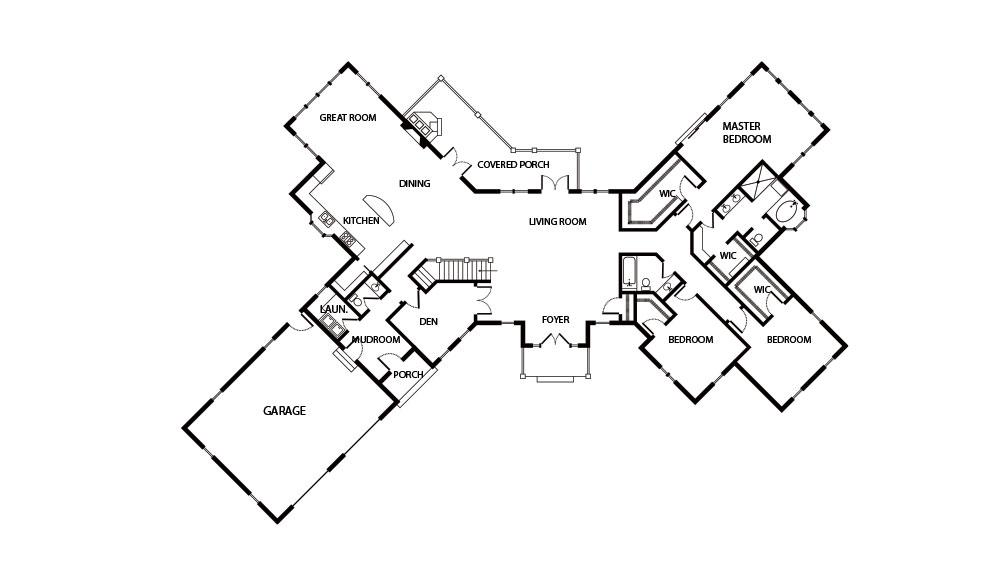
#> input picture Original_data/1.original_data/1.80.png, 1000 x 563 px, found by its file name
$ python '7.building contour to 3D.py'
#> lines starting #> are read from the running program, lines starting #| are printed output that depends on the picture; after the words box and inside, x2 and y2 are one past the last pixel; in counts of white or black regions, pixels touching at a corner belong together
import cv2
import numpy as np
import pyvista as pv
import matplotlib.pyplot as plt

# 提取独立闭合轮廓（仅保留核心逻辑）
def extract_contours(img_path, threshold=200):
#> called with threshold = 200
    img = cv2.imread(img_path)
#> img is the input picture: shape (563, 1000, 3); mean B, G, R 245.5, 245.5, 245.6
    gray = cv2.cvtColor(img, cv2.COLOR_BGR2GRAY)
    _, binary = cv2.threshold(gray, threshold, 255, cv2.THRESH_BINARY_INV)
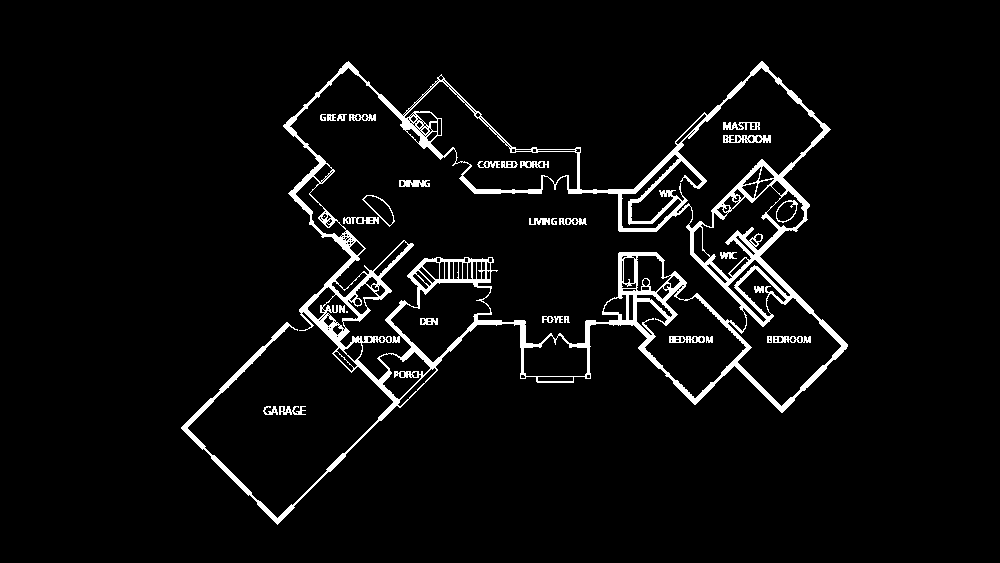
#> binary: shape (563, 1000); 4.7% white; 31 white regions (2 under 20 px)
    contours, _ = cv2.findContours(binary, cv2.RETR_EXTERNAL, cv2.CHAIN_APPROX_SIMPLE)
#> contours = 3 contours; box (x1, y1, x2, y2) and area: (181, 61, 848, 525) 123128, (279, 406, 306, 415) 88, (263, 406, 278, 415) 44

    # 筛选有效轮廓+绘制红色轮廓线
    valid_contours = []
    img_vis = img.copy()  # 用于绘制红色轮廓的画布
    for cnt in contours:
        if cv2.contourArea(cnt) > 100:
            valid_contours.append(cnt.reshape(-1, 2).astype(np.float32))
            cv2.drawContours(img_vis, [cnt], -1, (0, 0, 255), 2)  # 红色轮廓
#> this loop made 3 passes
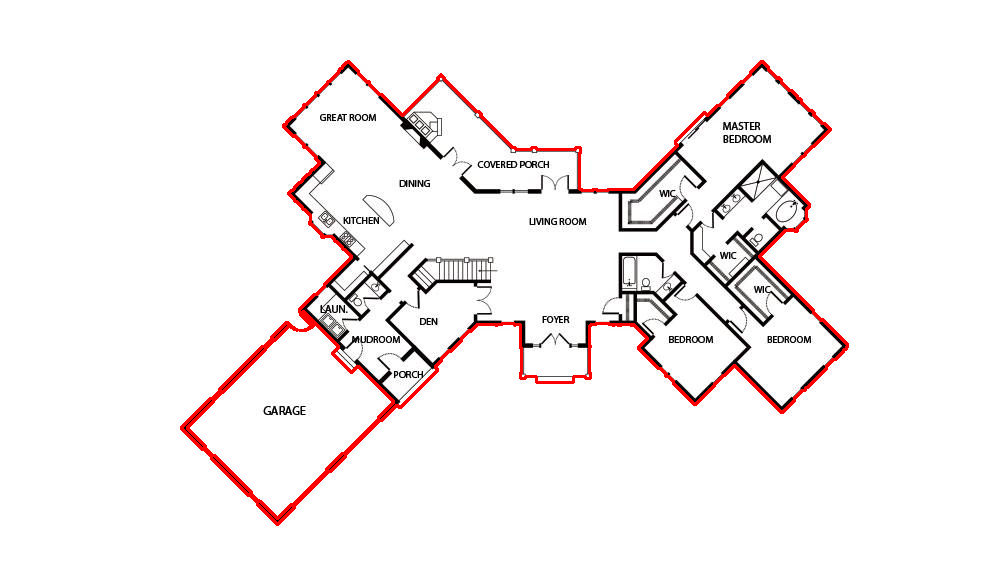
#> img_vis: shape (563, 1000, 3); 1.92% of pixels changed, all inside (x1, y1, x2, y2) = (180, 60, 849, 526)
#> after the loop, valid_contours = 1 point arrays, longest 465 points

    plot_contours_with_coords(valid_contours, img_vis)

    return valid_contours, img_vis


# 独立封装的坐标系可视化函数（保留独立结构，仅被主函数调用）
def plot_contours_with_coords(contour_list, img_vis, figsize=(10, 8)):
    """
    可视化轮廓并显示像素坐标系（独立函数，被extract_contours调用）
    :param contour_list: 有效轮廓列表
    :param img_vis: 带红色轮廓的图片
    :param figsize: 画布大小（可选）
    """
#> called with figsize = (10, 8)
    # 转换图片通道（OpenCV BGR → matplotlib RGB）
    img_rgb = cv2.cvtColor(img_vis, cv2.COLOR_BGR2RGB)

    # 创建画布+显示图片
    plt.figure(figsize=figsize)
    plt.imshow(img_rgb)

    # 绘制像素坐标系（原点在左上角，X右、Y下）
    plt.xlabel("X (Pixel)", fontsize=12)
    plt.ylabel("Y (Pixel)", fontsize=12)
    plt.grid(True, alpha=0.3, linestyle='--')  # 网格线辅助看坐标
    plt.axis('on')  # 强制显示坐标轴
    plt.title("Building Contours with Pixel Coordinate System", fontsize=14)
    plt.tight_layout()
    plt.show()


# 生成带封顶的闭合网格（核心新增功能）
def create_capped_mesh(points_bottom, points_top):
    # 1. 构造侧面（原有逻辑）
    faces = []
    n = len(points_bottom)
    for j in range(n):
        jn = (j + 1) % n
        faces.extend([4, j, jn, jn + n, j + n])

    # 2. 构造底部封顶（三角剖分）
    bottom_face = [n] + list(range(n))  # 底部所有点组成的多边形面
    faces.extend(bottom_face)

    # 3. 构造顶部封顶（三角剖分）
    top_face = [n] + list(range(n, 2 * n))  # 顶部所有点组成的多边形面
    faces.extend(top_face)

    # 合并所有点并生成闭合网格
    all_points = np.vstack([points_bottom, points_top])
    mesh = pv.PolyData(all_points, faces=np.array(faces))
    # 三角化多边形面（确保封顶面能正确渲染）
    mesh = mesh.triangulate()
    return mesh


# 核心流程：提取轮廓+2D可视化+保存红色轮廓图
img_path = "/Users/mac-henry/RA_Environment/2D-3D Project setup/Original_data/3.building contour by gemini/1.80.png"
contour_list, img_vis = extract_contours(img_path, threshold=200)
#> contour_list = 1 point arrays, longest 465 points

# 2D可视化+保存红色轮廓图（核心保留环节）
cv2.imshow("Contours", cv2.resize(img_vis, (800, 600)))
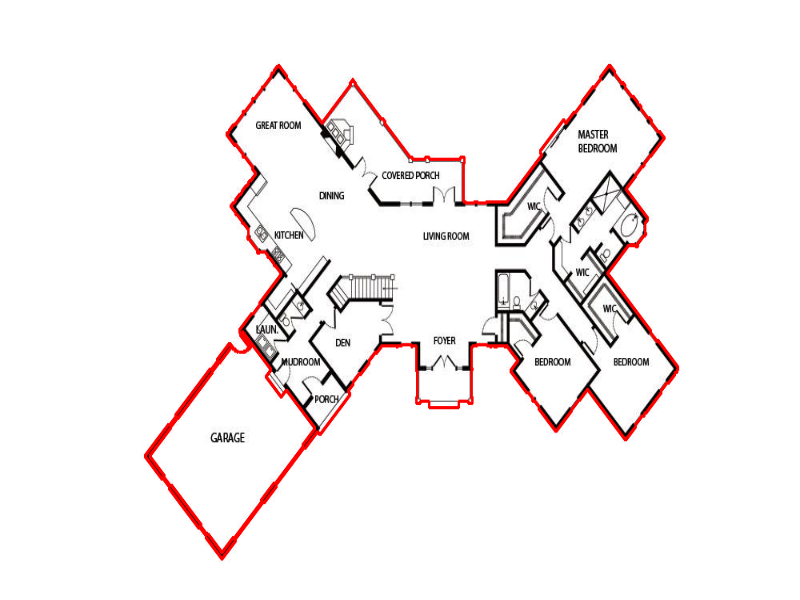
#> window 'Contours': shape (600, 800, 3); mean B, G, R 242.7, 242.7, 247.7
cv2.imwrite("contour_vis.png", img_vis)  # 保存红色轮廓图
cv2.waitKey(3000)
cv2.destroyAllWindows()
print(f"提取到{len(contour_list)}个独立轮廓，红色轮廓图已保存为contour_vis.png")
#| 提取到1个独立轮廓，红色轮廓图已保存为contour_vis.png

# 3D拉伸核心逻辑（新增封顶功能）
#> (the run stopped early here; a loop or call above may not have finished)
